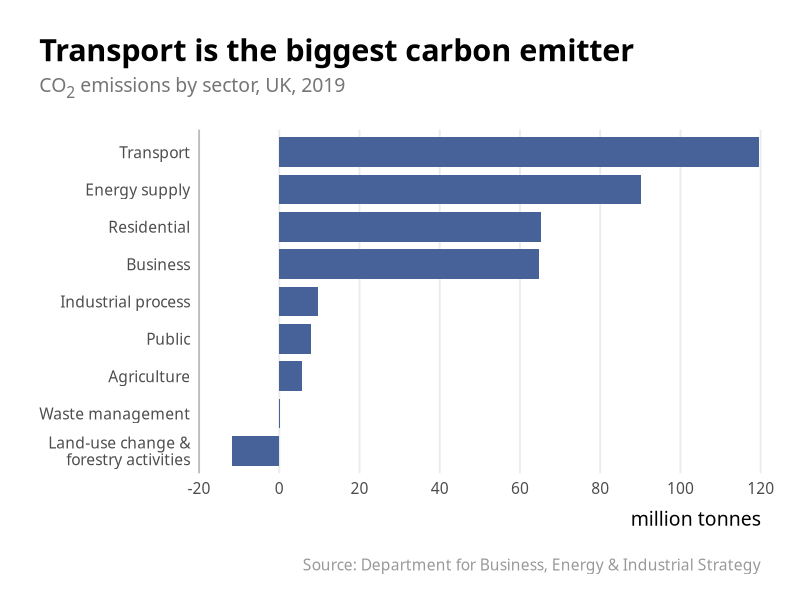

Write R code to recreate this figure.
## ---- chunk 1
knitr::opts_chunk$set(echo=FALSE, message=FALSE, warning=FALSE)

library(tidyverse) ; library(scales) ; library(ggtext)
## ---- chunk 2
# UK emissions by sector 
# Source: Department for Business, Energy & Industrial Strategy
# URL: https://assets.publishing.service.gov.uk/government/uploads/system/uploads/attachment_data/file/875485/2019_UK_greenhouse_gas_emissions_provisional_figures_statistical_release.pdf

df <- tribble(
  ~sector, ~year, ~emissions,
  "Energy supply", 2019, 90.1,
  "Business", 2019, 64.7,
  "Transport", 2019, 119.6,
  "Public", 2019, 8.0,
  "Residential", 2019, 65.2,
  "Agriculture", 2019, 5.7,
  "Industrial process", 2019, 9.7,
  "Waste management", 2019, 0.2,
  "Land-use change & forestry activities", 2019, -11.7
  )
## ---- chunk 3
ggplot(df, aes(x = fct_reorder(sector, emissions), emissions)) +
  geom_col(fill = "#476298", width = 0.8) +
  scale_x_discrete(labels = wrap_format(20)) +
  scale_y_continuous(expand = c(0, 0), breaks = seq(-20, 120, 20), limits = c(-20, 120)) +
  labs(x = NULL, y = "million tonnes",
       title = "Transport is the biggest carbon emitter",
       subtitle = paste0("<span style = 'color:#757575;'>CO<sub>2</sub> emissions by sector, UK, 2019</span>"),
       caption = "Source: Department for Business, Energy & Industrial Strategy") +
  coord_flip(clip = "off") +
  theme_minimal(base_size = 14) +
  theme(text = element_text(family = "Source Sans Pro"),
        plot.margin = unit(rep(1, 4), "cm"),
        panel.grid.major.y = element_blank(),
        panel.grid.minor = element_blank(),
        axis.line.y = element_line(colour = "#bdbdbd"),
        plot.title.position = "plot",
        plot.title = element_text(family = "Merriweather", face = "bold", size = 22, lineheight = 26),
        plot.subtitle = element_markdown(margin = margin(b = 20)),
        plot.caption = element_text(colour = "grey60", margin = margin(t = 20, b = -10)),
        axis.title.x = element_text(hjust = 1, margin = margin(t = 10)))
